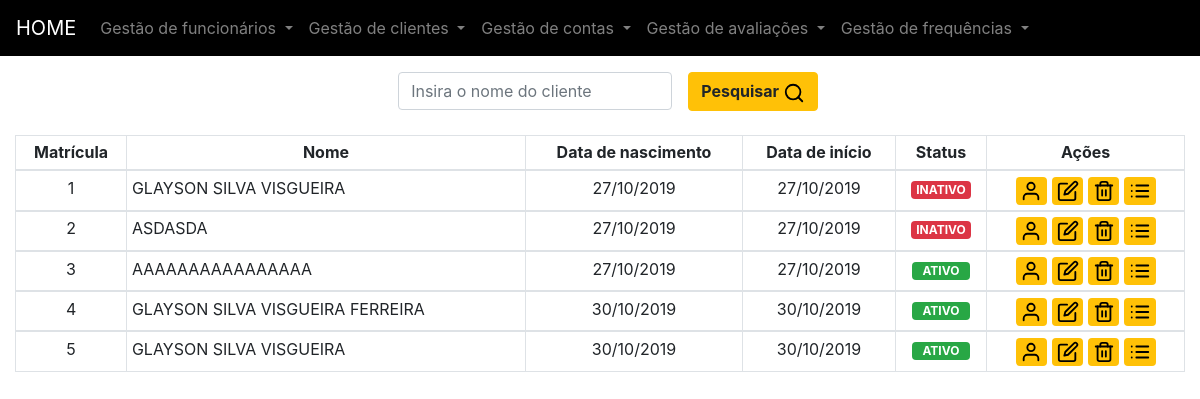
The page /cliente/clientes-cadastrados/ on the database as committed earlier.
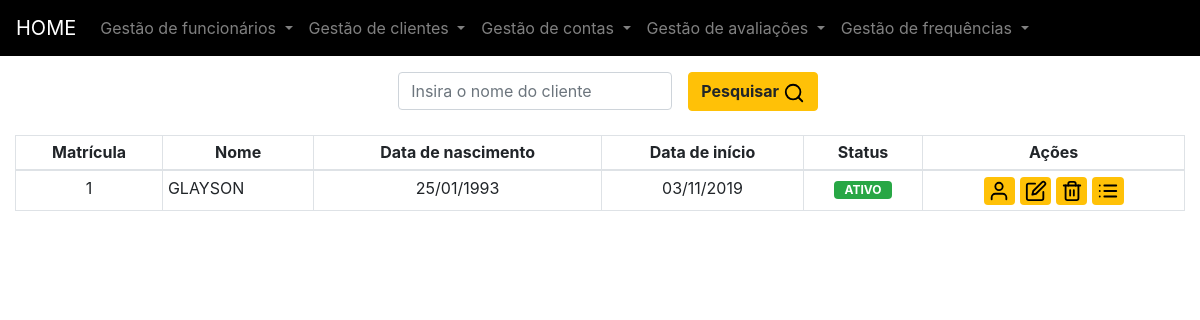
The same page on the database as committed later.
### clientes/models.py (models this page shows, shortened)
class Cliente(models.Model):
	id = models.AutoField(primary_key=True)
	cpf = models.CharField('CPF:', max_length = 11, blank=False, validators=[validar_cpf])
	rg = models.CharField('RG:', max_length = 14, blank=False)
	nome = models.CharField('Nome:', max_length = 100, blank=False)
	endereco = models.CharField('Endereço:', max_length = 150, blank=False)
	complemento = models.CharField('Complemento do endereço:', max_length = 150, null=True, blank=True)
	bairro = models.CharField('Bairro:', max_length = 40, blank=False)
	cidade = models.CharField('Cidade:', max_length = 40, blank=False)
	uf = models.CharField('UF:',  choices=UF,max_length = 2, blank=False)
	nascimento = models.DateField('Data de nascimento:', blank = False)
	telefone = models.CharField('Telefone:', max_length = 12, blank=True, null=True, validators=[validar_telefone])
	email = models.EmailField(max_length=70, null=True, blank=True, unique=True)
	dataInicio = models.DateField('Data de início:', blank = False)
	created_at = models.DateTimeField('Criado em',auto_now_add = True)
	updated_at = models.DateTimeField('Atualizado em',auto_now = True)
	status = models.CharField('Status:', choices=STATUS,max_length = 7, blank=False)
	class Meta:
		verbose_name = "Cliente"
		verbose_name_plural = "Clientes"
		ordering = ['id','cpf','rg','nome','dataInicio','status']

### clientes/views.py (the view)
# urls.py: path('clientes-cadastrados/',views.listar_clientes, name="listar_clientes"),
def listar_clientes(request):
    clientes = Cliente.objects.all().order_by('id')
    template_name = 'listar-clientes.html'
    pesquisar = request.GET.get('pesquisar_cliente')
    if is_valid_queryparam(pesquisar):
        clientes = clientes.filter(nome__icontains=pesquisar) #Pesquisar por objetos que contém a string contida na variável pesquisar.
    context = {
        'clientes': clientes,
    }
    return render(request, template_name, context)

### clientes/views.py (called while the page is built)
def is_valid_queryparam(param):
    return param != '' and param is not None

### clientes/templates/listar-clientes.html (shortened to what this page needs)
{% extends "base.html" %}
{% block content %}
<div class="container">
	<div class="row">
<form class="form-inline mx-auto">
  <div class="form-group mx-sm-3 ">
 	  <input type="text" class="form-control" name="pesquisar_cliente" placeholder="Insira o nome do cliente">
  </div>
  <button type="submit" class="btn btn-warning font-weight-bold">Pesquisar <img src="/static/feather/search.svg" alt="search" class="icone"></button>
</form>
	</div>
</div>
 	<br/>
	<div class="table-responsive col-md-12">
		<table class="table table-bordered  table-hover table-sm" cellspacing="0" cellpadding="0">
			<thead>
				<tr>
					<th class="text-center">Matrícula</th>
					<th class="text-center">Nome</th>
					<th class="text-center">Data de nascimento</th>
					<th class="text-center">Data de início</th>
					<th class="text-center">Status</th>
					<th class="text-center">Ações</th>
				</tr>
			</thead>
			<tbody>
				<tr>
					{% for cliente in clientes %}
					<td class="text-center">{{ cliente.id }}</td>
					<td >{{ cliente.nome|upper }}</td>
					<td class="text-center">{{ cliente.nascimento|date:"d/m/Y" }}</td>
					<td class="text-center">{{ cliente.dataInicio|date:"d/m/Y" }}</td>
					<td class="text-center">
						{% if cliente.status == "ATIVO" %}
						<span class="badge badge-success mx-auto">&nbsp;&nbsp;{{ cliente.status }}&nbsp;&nbsp;</span>
						{% else %}
						<span class="badge badge-danger mx-auto">{{ cliente.status }}</span>
						{% endif%}
					</td>
					<td class=" text-center actions">
						<a href="{% url 'dados_cliente' id=cliente.id %}" class="badge badge-warning" data-toggle="tooltip" data-placement="top" title="Informações completas"><img src="/static/feather/user.svg" alt="user" class="icone">
					</a>
						<a href="{% url 'editar_cliente' pk=cliente.pk %}" class="badge badge-warning" data-toggle="tooltip" data-placement="top" title="Editar dados"><img src="/static/feather/edit.svg" alt="edit" class="icone">
					</a>
					<a href="#" class="badge badge-warning" data-toggle="tooltip" data-placement="top" title="Excluir cadastro"><img src="/static/feather/trash-2.svg" alt="trash-2" class="icone">
					</a>
					<a href="{% url 'listar_mensalidades' id=cliente.id %}" class="badge badge-warning" data-toggle="tooltip" data-placement="top" title="Listar mensalidades"><img src="/static/feather/list.svg" alt="list" class="icone">
					</a>
					</td>
				</tr>
			</tbody>{% endfor %}
		</table>
	</div>
{% endblock %}

Rows that differ between the two databases and show on the page:
removed Cliente: id "2", nome "ASDASDA", nascimento "27/10/2019", dataInicio "27/10/2019", status "INATIVO"
removed Cliente: id "3", nome "AAAAAAAAAAAAAAAA", nascimento "27/10/2019", dataInicio "27/10/2019", status "ATIVO"
removed Cliente: id "4", nome "GLAYSON SILVA VISGUEIRA FERREIRA", nascimento "30/10/2019", dataInicio "30/10/2019", status "ATIVO"
removed Cliente: id "5", nome "GLAYSON SILVA VISGUEIRA", nascimento "30/10/2019", dataInicio "30/10/2019", status "ATIVO"
changed Cliente id 1: nome "GLAYSON SILVA VISGUEIRA" → "GLAYSON"; nascimento "27/10/2019" → "25/01/1993"; dataInicio "27/10/2019" → "03/11/2019"; status "INATIVO" → "ATIVO"
